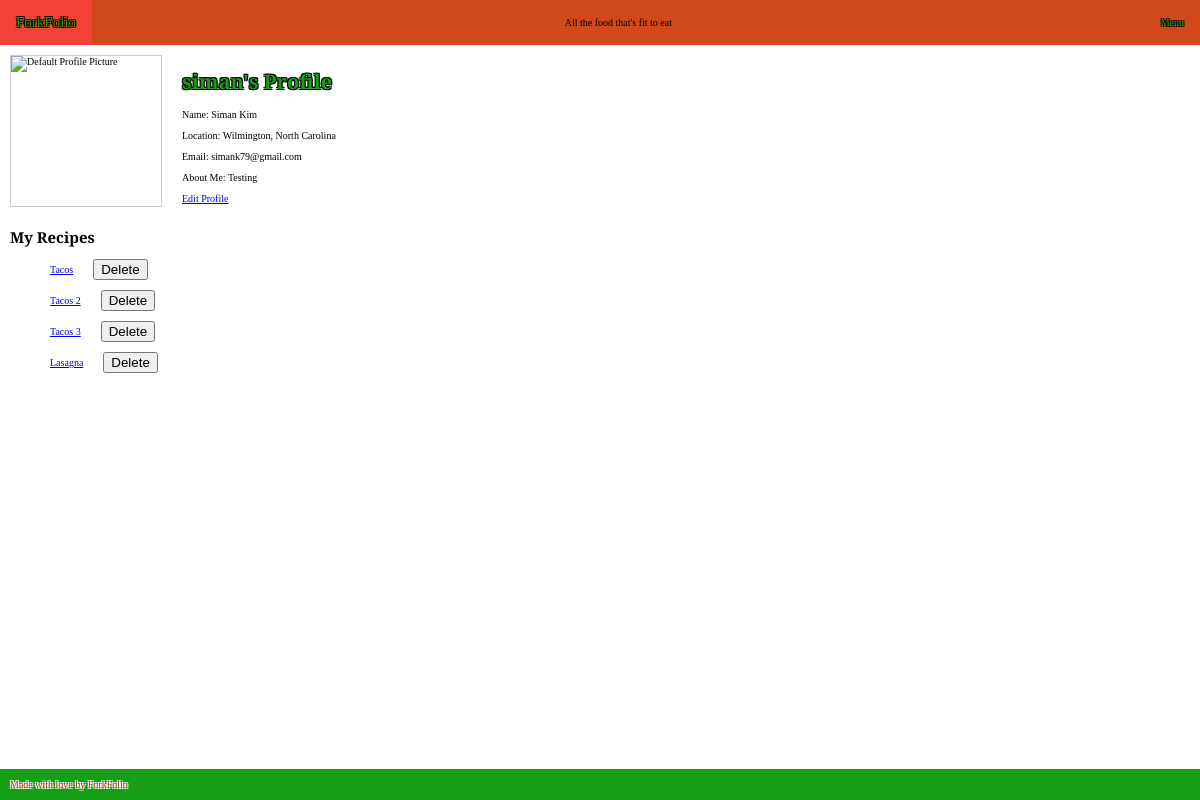
/recipes/profile/ (signed in), run on an earlier commit of the app's database.
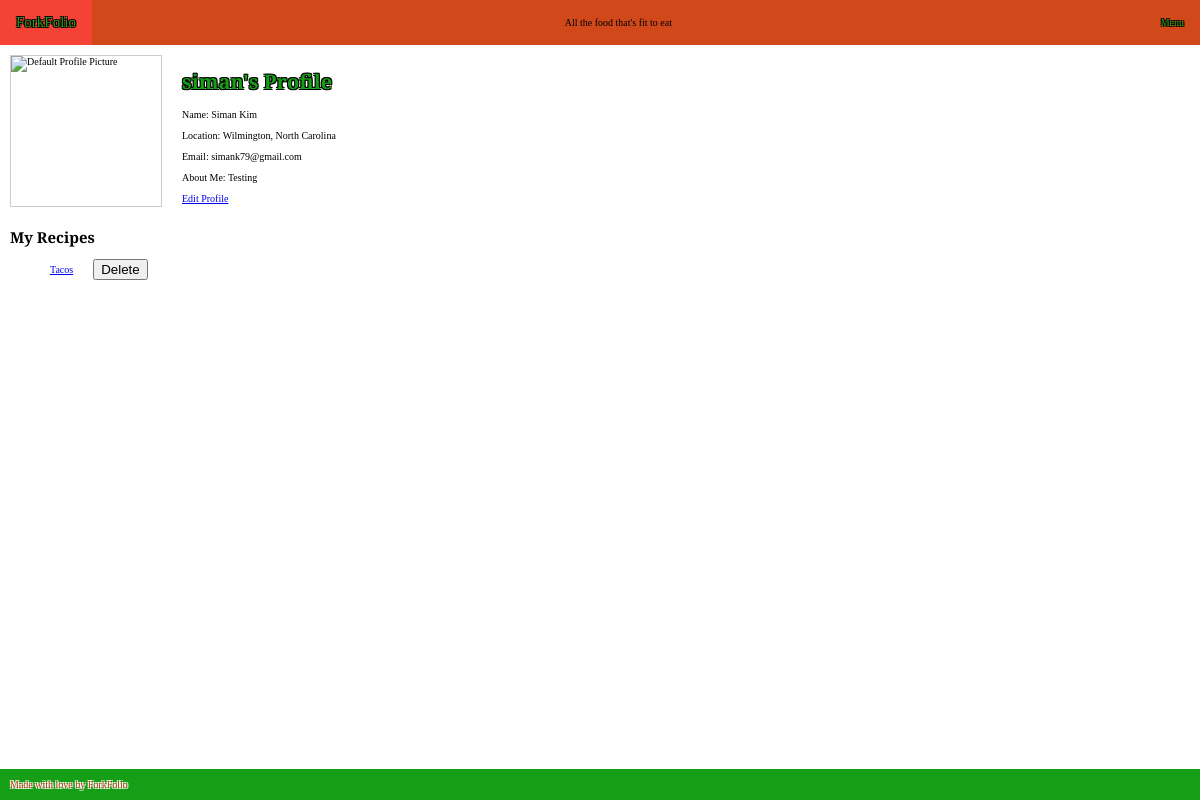
And on a later commit of the database.
### recipes/models.py (models this page shows, shortened)
class Profile(models.Model):
    user = models.OneToOneField(User, on_delete=models.CASCADE)
    name = models.CharField(max_length=100, blank=True)
    location = models.CharField(max_length=100, blank=True)
    email = models.EmailField(blank=True)
    about_me = models.TextField(blank=True)
    profile_picture = models.ImageField(upload_to='profile_pictures/', blank=True, null=True)
    profile_picture_url = models.URLField(blank=True, null=True)

class Recipe(models.Model):
    title = models.CharField(max_length=250)
    picture = models.URLField()
    description = models.TextField()
    created_on = models.DateTimeField(auto_now_add=True)
    user = models.ForeignKey(User, on_delete=models.CASCADE, null=True)

### recipes/views.py (the view)
# urls.py: path("profile/", profile_view, name="my_profile", kwargs={"username": None}),
@login_required
def profile_view(request, username=None):
    user = request.user if username is None else get_object_or_404(User, username=username)
    profile = get_object_or_404(Profile, user=user)
    recipes = Recipe.objects.filter(user=user)
    return render(request, 'recipes/profile.html', {'profile': profile, 'recipes': recipes})

### recipes/templates/recipes/profile.html (shortened to what this page needs)
{% extends 'base.html' %}
{% load static %}
{% block content %}
<div class="profile-container">
  {% if profile.profile_picture %}
    <img src="{{ profile.profile_picture.url }}" alt="Profile Picture" class="profile-pic">
  {% elif profile.profile_picture_url %}
    <img src="{{ profile.profile_picture_url }}" alt="Profile Picture" class="profile-pic">
  {% else %}
    <img src="{% static 'default_profile_pic.jpg' %}" alt="Default Profile Picture" class="profile-pic">
  {% endif %}
  <div class="profile-info">
    <h1>{{ profile.user.username }}'s Profile</h1>
    <p>Name: {{ profile.name }}</p>
    <p>Location: {{ profile.location }}</p>
    <p>Email: {{ profile.email }}</p>
    <p>About Me: {{ profile.about_me }}</p>
    {% if user.is_authenticated and user == profile.user %}
      <a href="{% url 'profile_edit' %}">Edit Profile</a>
    {% endif %}
  </div>
</div>
<h2>My Recipes</h2>
<ul>
  {% for recipe in recipes %}
    <div class="recipe-item">
      <div class="recipe-name">
        <a href="{% url 'show_recipe' id=recipe.id %}">{{ recipe.title }}</a>
      </div>
      <div class="recipe_delete">
        <form action="{% url 'delete_recipe' id=recipe.id %}" method="post">
          <button type="submit" onclick="return confirm('Are you sure you want to delete this recipe?');">Delete</button>
        </form>
      </div>
    </div>
  {% endfor %}
</ul>
{% endblock %}

### recipes/templates/base.html (shortened to what this page needs)
{% load static %}
<!DOCTYPE html>
<html lang="en">
<head>
  <link rel="stylesheet" href="https://cdnjs.cloudflare.com/ajax/libs/font-awesome/5.15.3/css/all.css">
  <link rel="stylesheet" href="{% static 'css/recipes.css' %}">
</head>
<body>
  <header>
    <nav>
      <div class="nav-container">
        <a class="nav-link main-page-link" href="{% url 'recipe_list' %}">ForkFolio</a>
        <div>All the food that's fit to eat</div>
        <div class="dropdown">
          <button class="dropbtn">Menu</button>
        </div>
      </div>
    </nav>
  </header>
  <main>
    {% block content %}{% endblock content %}
  </main>
  <footer>
    Made with love by ForkFolio
  </footer>
</body>
</html>

### recipes/static/css/recipes.css (style rules this page uses)
html { height: 100%; }
body { margin: 0; padding: 0; font-size: 10px; display: flex; flex-direction: column; min-height: 100vh; font-family: 'Alfa Slab One'; }
main { flex: 1; padding: 10px; }
h1 { letter-spacing: 0px; color: #179e17; text-shadow: -1px -1px 0 black, 1px -1px 0 black, -1px 1px 0 black, 1px 1px 0 black; }
h2 { letter-spacing: 0px; }
.nav-link.main-page-link { color: #179e17; font-family: 'Alfa Slab One'; font-size: 15px; text-shadow: -1px -1px 0 black, 1px -1px 0 black, -1px 1px 0 black, 1px 1px 0 black; }
footer { color: rgb(191, 62, 19); font-family: 'Alfa Slab One'; padding: 10px; background-color: #179e17; text-shadow: -1px -1px 0 white, 1px -1px 0 white, -1px 1px 0 white, 1px 1px 0 white; }
img { height: 200px; }
.nav-container { display: flex; justify-content: space-between; align-items: center; padding: 0px; background-color: rgb(209, 72, 26); }
.nav-link, .dropbtn { color: #179e17; font-family: 'Alfa Slab One'; text-shadow: -1px -1px 0 black, 1px -1px 0 black, -1px 1px 0 black, 1px 1px 0 black; text-decoration: none; padding: 14px 16px; display: inline-block; }
.dropbtn { background: none; border: none; cursor: pointer; font-size: inherit; }
.dropdown { position: relative; display: inline-block; }
.recipe-item { display: flex; align-items: center; margin-bottom: 10px; }
.recipe-name { margin-right: 20px; }
.profile-container { display: flex; align-items: start; margin-bottom: 20px; }
.profile-pic { width: 150px; height: 150px; margin-right: 20px; object-fit: cover; border: 1px solid #ccc; }
.profile-info { flex-grow: 1; }

What changed in the data, as far as the page shows it:
removed Recipe: title "Tacos 2"
removed Recipe: title "Tacos 3"
removed Recipe: title "Lasagna"
